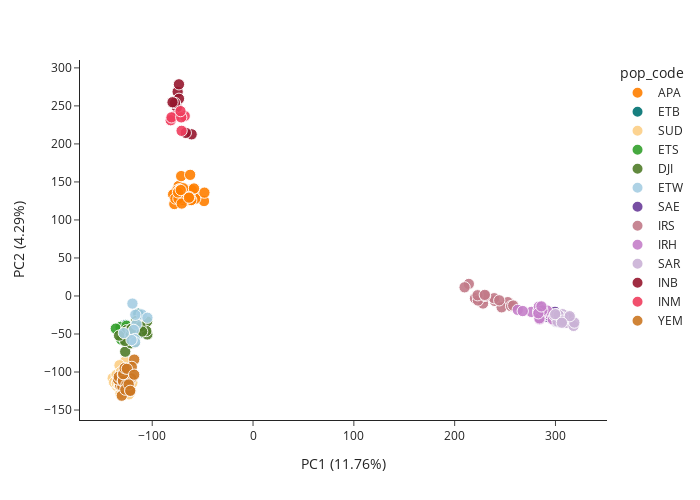

The code cell stored with this chart in its notebook:
### Code cell
model_sub_chrX, var_sub_chrX = run_pca(chrom='CM023250',df_samples = df_samples, results_dir=outdir, analysis_name = '0183173', sample_list=inc_sample_list, n_snps=100_000, min_minor_ac=2)
plot_coords(model_sub_chrX, 'PC1', 'PC2', 
            colour = 'pop_code', 
            palette = pop_code_cols,
            labs = {'PC1' : f'PC1 ({var_sub_chrX[0]*100:.2f}%)',
                    'PC2' : f'PC2 ({var_sub_chrX[1]*100:.2f}%)',
                    'country' : 'Country',
                    'analysis_pop' : 'Population'},)

### Figure 1 — Plotly figure (JSON) as saved in the notebook; plotly's stock layout.template omitted (floating-point values rounded to 4 significant figures; data arrays with more than 128 entries replaced by an {"elided": "..."} marker saying what was removed)
{"data": [{"customdata": {"elided": "43x3 str values"}, "hovertemplate": "<b>%{hovertext}</b><br><br>pop_code=APA<br>PC1 (11.76%)=%{x}<br>PC2 (4.29%)=%{y}<br>size=%{marker.size}<br>sample_id=%{customdata[0]}<br>location=%{customdata[1]}<br>Country=%{customdata[2]}<extra></extra>", "hovertext": ["AfNA1", "AfNA2", "AfNC4", "AfNC7", "AfND7", "AfND8", "AfNE1", "AfNE6", "AfNE7", "AfNF1", "AfNF2", "AfNG1", "AfNG8", "AfNH7", "AfNH8", "AfkB9", "AfkC4", "AfkC5", "AfkE3", "AfkE4", "AfkE5", "AfkF3", "AfkF4", "AfkF7", "AfkH3", "AfkH4", "DAsgPak035", "DAzCPak017", "DAzCPak018", "DAzCPak019", "DLakPak026", "PMJDE2", "PMJDE4", "PMJDF4", "PMJDG2", "PMJDG4", "PMJDH2", "PMJDH3", "QAzCPak030", "QAzCPak062", "QNagPak004", "QNagPak012", "QNagpak028"], "legendgroup": "APA", "marker": {"color": "#ff7f00", "opacity": 0.9, "size": [1, 1, 1, 1, 1, 1, 1, 1, 1, 1, 1, 1, 1, 1, 1, 1, 1, 1, 1, 1, 1, 1, 1, 1, 1, 1, 1, 1, 1, 1, 1, 1, 1, 1, 1, 1, 1, 1, 1, 1, 1, 1, 1], "sizemode": "area", "sizeref": 0.01562, "symbol": "circle"}, "mode": "markers", "name": "APA", "orientation": "v", "showlegend": true, "type": "scatter", "x": [-66.97, -48.62, -62.07, -66.65, -73.86, -75.88, -73.06, -62.45, -64.23, -65.53, -77.09, -57.13, -57.31, -75.5, -72.54, -78.09, -70.23, -61.27, -71.29, -68.4, -62.37, -69.23, -66.52, -68.39, -68.79, -60.6, -71.56, -71.94, -79.24, -69.55, -67.08, -69.36, -77.06, -68.21, -48.23, -73.98, -58.57, -62.84, -70.74, -63.56, -73.82, -74.41, -71.66], "xaxis": "x", "y": [124.9, 124.9, 125.7, 128.7, 144.5, 134.6, 140.4, 125.9, 139.1, 134.0, 135.8, 130.8, 128.0, 138.6, 139.1, 120.9, 135.5, 126.2, 157.7, 136.5, 159.3, 126.9, 129.3, 135.5, 126.8, 139.4, 133.7, 139.7, 133.6, 126.2, 133.9, 141.7, 128.2, 129.2, 135.9, 128.0, 141.4, 129.9, 121.6, 129.3, 138.0, 136.2, 139.3], "yaxis": "y"}, {"customdata": [["Babi_I_01", "Babile", "Ethiopia"], ["Babi_I_03", "Babile", "Ethiopia"], ["Babi_I_04", "Babile", "Ethiopia"], ["Babi_I_08", "Babile", "Ethiopia"], ["Babi_I_09", "Babile", "Ethiopia"], ["Babi_I_11", "Babile", "Ethiopia"], ["Babi_I_15", "Babile", "Ethiopia"], ["Babi_I_16", "Babile", "Ethiopia"]], "hovertemplate": "<b>%{hovertext}</b><br><br>pop_code=ETB<br>PC1 (11.76%)=%{x}<br>PC2 (4.29%)=%{y}<br>size=%{marker.size}<br>sample_id=%{customdata[0]}<br>location=%{customdata[1]}<br>Country=%{customdata[2]}<extra></extra>", "hovertext": ["Babi_I_01", "Babi_I_03", "Babi_I_04", "Babi_I_08", "Babi_I_09", "Babi_I_11", "Babi_I_15", "Babi_I_16"], "legendgroup": "ETB", "marker": {"color": "#007272", "opacity": 0.9, "size": [1, 1, 1, 1, 1, 1, 1, 1], "sizemode": "area", "sizeref": 0.01562, "symbol": "circle"}, "mode": "markers", "name": "ETB", "orientation": "v", "showlegend": true, "type": "scatter", "x": [-124.6, -113.8, -115.3, -128.7, -118.5, -126.3, -118.5, -111.2], "xaxis": "x", "y": [-42.15, -23.4, -39.88, -38.91, -44.74, -38.15, -47.53, -48.46], "yaxis": "y"}, {"customdata": [["C1aSud023", "Wafara", "Sudan"], ["C1aSud025", "Wafara", "Sudan"], ["C1aSud030", "SouthShandi", "Sudan"], ["C1aSud039", "Agaja", "Sudan"], ["C1aSud042", "AlGalaa", "Sudan"], ["C1aSud060", "AlGalaa", "Sudan"], ["C1aSud063", "AlShukria", "Sudan"], ["C1aSud068", "AlShukria", "Sudan"], ["C1aSud090", "Arkaweet", "Sudan"], ["C1aSud115", "Haiya", "Sudan"], ["C1aSud119", "Haiya", "Sudan"], ["C1aSud138", "EastElglabat", "Sudan"], ["C1aSud144", "EastElglabat", "Sudan"], ["C1aSud157", "EastElglabat", "Sudan"], ["C1aSud168", "Arkaweet", "Sudan"], ["C1aSud181", "Agaja", "Sudan"], ["C1aSud185", "PortSudan", "Sudan"], ["C1aSud202", "ElSalamaniaWest", "Sudan"], ["C1aSud207", "ElSalamaniaWest", "Sudan"], ["C1aSud220", "ElSalamaniaWest", "Sudan"], ["C1aSud222", "ElSalamaniaWest", "Sudan"], ["C1aSud231", "ElSalamaniaWest", "Sudan"], ["MuzSud234", "PortSudan", "Sudan"], ["MuzSud244", "PortSudan", "Sudan"], ["Plate1_H10", "ElSalamaniaWest", "Sudan"], ["Plate1_H12", "Haiya", "Sudan"], ["Plate2_A9", "PortSudan", "Sudan"], ["Plate2_B1", "Haiya", "Sudan"], ["Plate2_D8", "PortSudan", "Sudan"], ["Plate2_H9", "ElSalamaniaWest", "Sudan"]], "hovertemplate": "<b>%{hovertext}</b><br><br>pop_code=SUD<br>PC1 (11.76%)=%{x}<br>PC2 (4.29%)=%{y}<br>size=%{marker.size}<br>sample_id=%{customdata[0]}<br>location=%{customdata[1]}<br>Country=%{customdata[2]}<extra></extra>", "hovertext": ["C1aSud023", "C1aSud025", "C1aSud030", "C1aSud039", "C1aSud042", "C1aSud060", "C1aSud063", "C1aSud068", "C1aSud090", "C1aSud115", "C1aSud119", "C1aSud138", "C1aSud144", "C1aSud157", "C1aSud168", "C1aSud181", "C1aSud185", "C1aSud202", "C1aSud207", "C1aSud220", "C1aSud222", "C1aSud231", "MuzSud234", "MuzSud244", "Plate1_H10", "Plate1_H12", "Plate2_A9", "Plate2_B1", "Plate2_D8", "Plate2_H9"], "legendgroup": "SUD", "marker": {"color": "#fccf86", "opacity": 0.9, "size": [1, 1, 1, 1, 1, 1, 1, 1, 1, 1, 1, 1, 1, 1, 1, 1, 1, 1, 1, 1, 1, 1, 1, 1, 1, 1, 1, 1, 1, 1], "sizemode": "area", "sizeref": 0.01562, "symbol": "circle"}, "mode": "markers", "name": "SUD", "orientation": "v", "showlegend": true, "type": "scatter", "x": [-122.0, -126.2, -135.5, -138.3, -127.0, -132.5, -136.2, -135.3, -139.2, -128.0, -135.4, -126.1, -137.8, -121.8, -131.9, -133.4, -119.7, -125.5, -123.8, -126.2, -127.7, -119.7, -131.4, -123.1, -134.0, -130.3, -135.1, -132.6, -130.2, -131.0], "xaxis": "x", "y": [-115.9, -114.6, -113.1, -112.7, -86.19, -91.12, -116.0, -118.1, -108.1, -121.6, -103.7, -113.8, -113.7, -109.7, -109.2, -110.6, -114.3, -120.2, -125.2, -107.3, -111.4, -104.9, -128.2, -129.4, -113.6, -120.8, -114.7, -118.1, -112.5, -99.78], "yaxis": "y"}, {"customdata": [["Dana_I_04", "Danan", "Ethiopia"], ["Dana_I_12", "Danan", "Ethiopia"], ["Dana_I_13", "Danan", "Ethiopia"], ["Dana_I_17", "Danan", "Ethiopia"], ["Dana_I_18", "Danan", "Ethiopia"], ["Dana_I_27", "Danan", "Ethiopia"], ["Kebr_I_03", "KebriDehar", "Ethiopia"], ["Kebr_I_04", "KebriDehar", "Ethiopia"], ["Kebr_I_07", "KebriDehar", "Ethiopia"], ["Kebr_I_14", "KebriDehar", "Ethiopia"], ["Kebr_I_15", "KebriDehar", "Ethiopia"], ["Kebr_I_18", "KebriDehar", "Ethiopia"]], "hovertemplate": "<b>%{hovertext}</b><br><br>pop_code=ETS<br>PC1 (11.76%)=%{x}<br>PC2 (4.29%)=%{y}<br>size=%{marker.size}<br>sample_id=%{customdata[0]}<br>location=%{customdata[1]}<br>Country=%{customdata[2]}<extra></extra>", "hovertext": ["Dana_I_04", "Dana_I_12", "Dana_I_13", "Dana_I_17", "Dana_I_18", "Dana_I_27", "Kebr_I_03", "Kebr_I_04", "Kebr_I_07", "Kebr_I_14", "Kebr_I_15", "Kebr_I_18"], "legendgroup": "ETS", "marker": {"color": "#33a02c", "opacity": 0.9, "size": [1, 1, 1, 1, 1, 1, 1, 1, 1, 1, 1, 1], "sizemode": "area", "sizeref": 0.01562, "symbol": "circle"}, "mode": "markers", "name": "ETS", "orientation": "v", "showlegend": true, "type": "scatter", "x": [-130.6, -114.7, -130.6, -125.6, -119.2, -131.5, -126.6, -113.8, -117.0, -136.1, -125.4, -125.5], "xaxis": "x", "y": [-42.81, -39.13, -57.34, -41.15, -42.98, -40.83, -49.13, -37.67, -55.82, -42.92, -42.08, -39.17], "yaxis": "y"}, {"customdata": [["Djib_F_01", "DjiboutiCity", "Djibouti"], ["Djib_F_03", "DjiboutiCity", "Djibouti"], ["Djib_F_04", "DjiboutiCity", "Djibouti"], ["Djib_F_05", "DjiboutiCity", "Djibouti"], ["Djib_F_06", "DjiboutiCity", "Djibouti"], ["Djib_F_07", "DjiboutiCity", "Djibouti"], ["Djib_F_08", "DjiboutiCity", "Djibouti"], ["Djib_F_10", "DjiboutiCity", "Djibouti"], ["Djib_F_11", "DjiboutiCity", "Djibouti"], ["Djib_F_12", "DjiboutiCity", "Djibouti"], ["Djib_F_13", "DjiboutiCity", "Djibouti"], ["Djib_F_15", "DjiboutiCity", "Djibouti"], ["Djib_F_16", "DjiboutiCity", "Djibouti"], ["Djib_F_17", "DjiboutiCity", "Djibouti"], ["Djib_F_19", "DjiboutiCity", "Djibouti"], ["Djib_F_21", "DjiboutiCity", "Djibouti"], ["Djib_F_22", "DjiboutiCity", "Djibouti"], ["Djib_F_24", "DjiboutiCity", "Djibouti"], ["Djib_F_26", "DjiboutiCity", "Djibouti"], ["Djib_F_27", "DjiboutiCity", "Djibouti"], ["Djib_F_28", "DjiboutiCity", "Djibouti"], ["Djib_F_29", "DjiboutiCity", "Djibouti"]], "hovertemplate": "<b>%{hovertext}</b><br><br>pop_code=DJI<br>PC1 (11.76%)=%{x}<br>PC2 (4.29%)=%{y}<br>size=%{marker.size}<br>sample_id=%{customdata[0]}<br>location=%{customdata[1]}<br>Country=%{customdata[2]}<extra></extra>", "hovertext": ["Djib_F_01", "Djib_F_03", "Djib_F_04", "Djib_F_05", "Djib_F_06", "Djib_F_07", "Djib_F_08", "Djib_F_10", "Djib_F_11", "Djib_F_12", "Djib_F_13", "Djib_F_15", "Djib_F_16", "Djib_F_17", "Djib_F_19", "Djib_F_21", "Djib_F_22", "Djib_F_24", "Djib_F_26", "Djib_F_27", "Djib_F_28", "Djib_F_29"], "legendgroup": "DJI", "marker": {"color": "#507d2a", "opacity": 0.9, "size": [1, 1, 1, 1, 1, 1, 1, 1, 1, 1, 1, 1, 1, 1, 1, 1, 1, 1, 1, 1, 1, 1], "sizemode": "area", "sizeref": 0.01562, "symbol": "circle"}, "mode": "markers", "name": "DJI", "orientation": "v", "showlegend": true, "type": "scatter", "x": [-105.2, -126.8, -104.9, -115.2, -122.9, -125.6, -105.9, -119.1, -116.0, -116.6, -125.5, -121.0, -126.9, -113.5, -115.4, -121.4, -132.9, -121.1, -120.6, -111.6, -117.2, -110.0], "xaxis": "x", "y": [-33.57, -73.28, -50.58, -38.67, -56.3, -53.94, -46.07, -61.65, -33.04, -43.8, -44.96, -62.26, -59.15, -39.94, -36.49, -44.08, -52.13, -50.93, -43.22, -40.2, -60.37, -46.82], "yaxis": "y"}, {"customdata": [["Dubt_I_07", "Dubti", "Ethiopia"], ["Dubt_I_12", "Dubti", "Ethiopia"], ["Dubt_I_19", "Dubti", "Ethiopia"], ["Dubt_I_27", "Dubti", "Ethiopia"], ["Jiga_I_05", "Jiga", "Ethiopia"], ["Modj_A_07", "Modjo", "Ethiopia"], ["Modj_A_25", "Modjo", "Ethiopia"], ["Modj_A_31", "Modjo", "Ethiopia"], ["Modj_I_08", "Modjo", "Ethiopia"], ["Modj_I_29", "Modjo", "Ethiopia"]], "hovertemplate": "<b>%{hovertext}</b><br><br>pop_code=ETW<br>PC1 (11.76%)=%{x}<br>PC2 (4.29%)=%{y}<br>size=%{marker.size}<br>sample_id=%{customdata[0]}<br>location=%{customdata[1]}<br>Country=%{customdata[2]}<extra></extra>", "hovertext": ["Dubt_I_07", "Dubt_I_12", "Dubt_I_19", "Dubt_I_27", "Jiga_I_05", "Modj_A_07", "Modj_A_25", "Modj_A_31", "Modj_I_08", "Modj_I_29"], "legendgroup": "ETW", "marker": {"color": "#a6cee3", "opacity": 0.9, "size": [1, 1, 1, 1, 1, 1, 1, 1, 1, 1], "sizemode": "area", "sizeref": 0.01562, "symbol": "circle"}, "mode": "markers", "name": "ETW", "orientation": "v", "showlegend": true, "type": "scatter", "x": [-115.6, -118.2, -110.3, -117.3, -104.8, -116.8, -119.6, -117.0, -120.5, -128.1], "xaxis": "x", "y": [-37.27, -44.67, -24.34, -56.67, -28.63, -24.75, -9.989, -60.96, -57.98, -48.79], "yaxis": "y"}, {"customdata": [["E10", "AlHofuf", "SaudiArabia"], ["E12", "AlHofuf", "SaudiArabia"], ["E20", "AlHofuf", "SaudiArabia"], ["E23", "AlHofuf", "SaudiArabia"], ["E24", "AlHofuf", "SaudiArabia"], ["E27", "AlHofuf", "SaudiArabia"], ["E29", "AlHofuf", "SaudiArabia"], ["E33", "AlHofuf", "SaudiArabia"], ["E34", "AlHofuf", "SaudiArabia"], ["E39", "AlHofuf", "SaudiArabia"], ["E41", "AlHofuf", "SaudiArabia"], ["E46", "AlHofuf", "SaudiArabia"], ["E47", "AlHofuf", "SaudiArabia"], ["E8", "AlHofuf", "SaudiArabia"]], "hovertemplate": "<b>%{hovertext}</b><br><br>pop_code=SAE<br>PC1 (11.76%)=%{x}<br>PC2 (4.29%)=%{y}<br>size=%{marker.size}<br>sample_id=%{customdata[0]}<br>location=%{customdata[1]}<br>Country=%{customdata[2]}<extra></extra>", "hovertext": ["E10", "E12", "E20", "E23", "E24", "E27", "E29", "E33", "E34", "E39", "E41", "E46", "E47", "E8"], "legendgroup": "SAE", "marker": {"color": "#6a3d9a", "opacity": 0.9, "size": [1, 1, 1, 1, 1, 1, 1, 1, 1, 1, 1, 1, 1, 1], "sizemode": "area", "sizeref": 0.01562, "symbol": "circle"}, "mode": "markers", "name": "SAE", "orientation": "v", "showlegend": true, "type": "scatter", "x": [300.5, 306.8, 300.6, 303.1, 300.9, 292.7, 293.6, 291.8, 302.2, 299.5, 301.5, 310.9, 293.9, 299.0], "xaxis": "x", "y": [-25.63, -29.37, -34.02, -34.37, -33.35, -27.85, -24.04, -24.95, -32.02, -20.81, -24.59, -28.34, -26.33, -28.26], "yaxis": "y"}, {"customdata": [["I2_43_4", "Chabahar", "Iran"], ["I2_43_6", "Chabahar", "Iran"], ["I2_44_1", "Chabahar", "Iran"], ["I2_48_4", "Chabahar", "Iran"], ["I3_57_2", "Saravan", "Iran"], ["I3_58_2", "Saravan", "Iran"], ["I3_58_3", "Saravan", "Iran"], ["I3_58_5", "Saravan", "Iran"], ["I3_59_3", "Saravan", "Iran"], ["I3_60_2", "Saravan", "Iran"], ["I3_60_3", "Saravan", "Iran"], ["I3_61_3", "Saravan", "Iran"], ["I3_62_3", "Saravan", "Iran"], ["I3_64_1", "Saravan", "Iran"], ["I3_64_3", "Saravan", "Iran"], ["I3_64_5", "Saravan", "Iran"]], "hovertemplate": "<b>%{hovertext}</b><br><br>pop_code=IRS<br>PC1 (11.76%)=%{x}<br>PC2 (4.29%)=%{y}<br>size=%{marker.size}<br>sample_id=%{customdata[0]}<br>location=%{customdata[1]}<br>Country=%{customdata[2]}<extra></extra>", "hovertext": ["I2_43_4", "I2_43_6", "I2_44_1", "I2_48_4", "I3_57_2", "I3_58_2", "I3_58_3", "I3_58_5", "I3_59_3", "I3_60_2", "I3_60_3", "I3_61_3", "I3_62_3", "I3_64_1", "I3_64_3", "I3_64_5"], "legendgroup": "IRS", "marker": {"color": "#c27a88", "opacity": 0.9, "size": [1, 1, 1, 1, 1, 1, 1, 1, 1, 1, 1, 1, 1, 1, 1, 1], "sizemode": "area", "sizeref": 0.01562, "symbol": "circle"}, "mode": "markers", "name": "IRS", "orientation": "v", "showlegend": true, "type": "scatter", "x": [228.9, 239.9, 252.8, 228.1, 246.6, 255.9, 220.2, 214.1, 209.8, 239.1, 223.1, 230.2, 222.7, 258.1, 229.9, 244.2], "xaxis": "x", "y": [-3.768, -6.499, -8.133, -9.923, -14.92, -13.42, -3.064, 15.84, 11.39, -2.958, -5.94, 0.1026, 0.9308, -12.56, 1.484, -5.713], "yaxis": "y"}, {"customdata": [["I4_68_2", "Bandar Abbas", "Iran"], ["I4_68_3", "Bandar Abbas", "Iran"], ["I4_68_4", "Bandar Abbas", "Iran"], ["I4_69_1", "Bandar Abbas", "Iran"], ["I4_69_10", "Bandar Abbas", "Iran"], ["I4_69_7", "Bandar Abbas", "Iran"], ["I4_69_9", "Bandar Abbas", "Iran"], ["I4_70_11", "Bandar Abbas", "Iran"], ["I4_70_3", "Bandar Abbas", "Iran"], ["I4_70_4", "Bandar Abbas", "Iran"], ["I4_70_9", "Bandar Abbas", "Iran"], ["I4_71_1", "Bandar Abbas", "Iran"], ["I4_71_2", "Bandar Abbas", "Iran"], ["I4_71_5", "Bandar Abbas", "Iran"]], "hovertemplate": "<b>%{hovertext}</b><br><br>pop_code=IRH<br>PC1 (11.76%)=%{x}<br>PC2 (4.29%)=%{y}<br>size=%{marker.size}<br>sample_id=%{customdata[0]}<br>location=%{customdata[1]}<br>Country=%{customdata[2]}<extra></extra>", "hovertext": ["I4_68_2", "I4_68_3", "I4_68_4", "I4_69_1", "I4_69_10", "I4_69_7", "I4_69_9", "I4_70_11", "I4_70_3", "I4_70_4", "I4_70_9", "I4_71_1", "I4_71_2", "I4_71_5"], "legendgroup": "IRH", "marker": {"color": "#c57fc9", "opacity": 0.9, "size": [1, 1, 1, 1, 1, 1, 1, 1, 1, 1, 1, 1, 1, 1], "sizemode": "area", "sizeref": 0.01562, "symbol": "circle"}, "mode": "markers", "name": "IRH", "orientation": "v", "showlegend": true, "type": "scatter", "x": [276.1, 282.8, 284.3, 294.5, 291.6, 262.5, 283.5, 285.9, 267.5, 284.1, 287.0, 297.3, 283.0, 286.0], "xaxis": "x", "y": [-20.96, -20.25, -30.75, -23.92, -19.08, -18.22, -13.99, -22.16, -19.85, -29.52, -18.99, -30.86, -22.77, -13.72], "yaxis": "y"}, {"customdata": [["R1", "Riyadh", "SaudiArabia"], ["R16", "Riyadh", "SaudiArabia"], ["R17", "Riyadh", "SaudiArabia"], ["R17B", "Riyadh", "SaudiArabia"], ["R17E", "Riyadh", "SaudiArabia"], ["R17F", "Riyadh", "SaudiArabia"], ["R1C", "Riyadh", "SaudiArabia"], ["R1E", "Riyadh", "SaudiArabia"], ["R20", "Riyadh", "SaudiArabia"], ["R20B", "Riyadh", "SaudiArabia"], ["R21", "Riyadh", "SaudiArabia"], ["R22", "Riyadh", "SaudiArabia"], ["R3", "Riyadh", "SaudiArabia"], ["R3D", "Riyadh", "SaudiArabia"], ["R4", "Riyadh", "SaudiArabia"], ["R5", "Riyadh", "SaudiArabia"]], "hovertemplate": "<b>%{hovertext}</b><br><br>pop_code=SAR<br>PC1 (11.76%)=%{x}<br>PC2 (4.29%)=%{y}<br>size=%{marker.size}<br>sample_id=%{customdata[0]}<br>location=%{customdata[1]}<br>Country=%{customdata[2]}<extra></extra>", "hovertext": ["R1", "R16", "R17", "R17B", "R17E", "R17F", "R1C", "R1E", "R20", "R20B", "R21", "R22", "R3", "R3D", "R4", "R5"], "legendgroup": "SAR", "marker": {"color": "#cab2d6", "opacity": 0.9, "size": [1, 1, 1, 1, 1, 1, 1, 1, 1, 1, 1, 1, 1, 1, 1, 1], "sizemode": "area", "sizeref": 0.01562, "symbol": "circle"}, "mode": "markers", "name": "SAR", "orientation": "v", "showlegend": true, "type": "scatter", "x": [307.6, 309.5, 298.9, 310.4, 301.5, 307.1, 302.0, 313.4, 307.4, 317.9, 303.1, 307.2, 299.7, 318.7, 314.1, 306.3], "xaxis": "x", "y": [-32.29, -35.25, -25.83, -35.51, -24.15, -24.02, -33.54, -28.52, -28.21, -39.35, -25.26, -32.46, -23.94, -35.0, -26.64, -35.16], "yaxis": "y"}, {"customdata": [["SRR15257906", "Bangalore", "India"], ["SRR15257908", "Bangalore", "India"], ["SRR15257909", "Bangalore", "India"], ["SRR15257910", "Bangalore", "India"], ["SRR15257912", "Bangalore", "India"], ["SRR15257913", "Bangalore", "India"], ["SRR15257914", "Bangalore", "India"], ["SRR15257915", "Bangalore", "India"]], "hovertemplate": "<b>%{hovertext}</b><br><br>pop_code=INB<br>PC1 (11.76%)=%{x}<br>PC2 (4.29%)=%{y}<br>size=%{marker.size}<br>sample_id=%{customdata[0]}<br>location=%{customdata[1]}<br>Country=%{customdata[2]}<extra></extra>", "hovertext": ["SRR15257906", "SRR15257908", "SRR15257909", "SRR15257910", "SRR15257912", "SRR15257913", "SRR15257914", "SRR15257915"], "legendgroup": "INB", "marker": {"color": "#96172e", "opacity": 0.9, "size": [1, 1, 1, 1, 1, 1, 1, 1], "sizemode": "area", "sizeref": 0.01562, "symbol": "circle"}, "mode": "markers", "name": "INB", "orientation": "v", "showlegend": true, "type": "scatter", "x": [-74.8, -73.48, -73.47, -75.54, -77.43, -79.85, -60.9, -66.67], "xaxis": "x", "y": [268.5, 278.4, 259.4, 248.3, 253.8, 254.8, 212.6, 214.5], "yaxis": "y"}, {"customdata": [["SRR15293886", "Mangalore", "India"], ["SRR15293887", "Mangalore", "India"], ["SRR15293888", "Mangalore", "India"], ["SRR15293889", "Mangalore", "India"], ["SRR15293892", "Mangalore", "India"], ["SRR15293893", "Mangalore", "India"], ["SRR15293894", "Mangalore", "India"]], "hovertemplate": "<b>%{hovertext}</b><br><br>pop_code=INM<br>PC1 (11.76%)=%{x}<br>PC2 (4.29%)=%{y}<br>size=%{marker.size}<br>sample_id=%{customdata[0]}<br>location=%{customdata[1]}<br>Country=%{customdata[2]}<extra></extra>", "hovertext": ["SRR15293886", "SRR15293887", "SRR15293888", "SRR15293889", "SRR15293892", "SRR15293893", "SRR15293894"], "legendgroup": "INM", "marker": {"color": "#f03e5e", "opacity": 0.9, "size": [1, 1, 1, 1, 1, 1, 1], "sizemode": "area", "sizeref": 0.01562, "symbol": "circle"}, "mode": "markers", "name": "INM", "orientation": "v", "showlegend": true, "type": "scatter", "x": [-77.82, -81.67, -80.88, -67.75, -71.22, -71.94, -70.87], "xaxis": "x", "y": [236.2, 231.2, 234.9, 236.8, 234.9, 243.1, 217.2], "yaxis": "y"}, {"customdata": [["Yem001", "AdenCity", "Yemen"], ["Yem002", "AdenCity", "Yemen"], ["Yem006", "AdenCity", "Yemen"], ["Yem008", "AdenCity", "Yemen"], ["Yem011", "AdenCity", "Yemen"], ["Yem012", "AdenCity", "Yemen"], ["Yeme_A_01", "AdenCity", "Yemen"], ["Yeme_A_02", "AdenCity", "Yemen"], ["Yeme_A_03", "AdenCity", "Yemen"], ["Yeme_A_04", "AdenCity", "Yemen"], ["Yeme_A_05", "AdenCity", "Yemen"], ["Yeme_A_06", "AdenCity", "Yemen"], ["Yeme_A_08", "AdenCity", "Yemen"], ["Yeme_A_09", "AdenCity", "Yemen"], ["Yeme_A_10", "AdenCity", "Yemen"], ["Yeme_A_11", "AdenCity", "Yemen"], ["Yeme_A_12", "AdenCity", "Yemen"], ["Yeme_A_13", "AdenCity", "Yemen"], ["Yeme_A_14", "AdenCity", "Yemen"], ["Yeme_A_15", "AdenCity", "Yemen"], ["Yeme_A_17", "AdenCity", "Yemen"], ["Yeme_A_19", "AdenCity", "Yemen"]], "hovertemplate": "<b>%{hovertext}</b><br><br>pop_code=YEM<br>PC1 (11.76%)=%{x}<br>PC2 (4.29%)=%{y}<br>size=%{marker.size}<br>sample_id=%{customdata[0]}<br>location=%{customdata[1]}<br>Country=%{customdata[2]}<extra></extra>", "hovertext": ["Yem001", "Yem002", "Yem006", "Yem008", "Yem011", "Yem012", "Yeme_A_01", "Yeme_A_02", "Yeme_A_03", "Yeme_A_04", "Yeme_A_05", "Yeme_A_06", "Yeme_A_08", "Yeme_A_09", "Yeme_A_10", "Yeme_A_11", "Yeme_A_12", "Yeme_A_13", "Yeme_A_14", "Yeme_A_15", "Yeme_A_17", "Yeme_A_19"], "legendgroup": "YEM", "marker": {"color": "#CC7722", "opacity": 0.9, "size": [1, 1, 1, 1, 1, 1, 1, 1, 1, 1, 1, 1, 1, 1, 1, 1, 1, 1, 1, 1, 1, 1], "sizemode": "area", "sizeref": 0.01562, "symbol": "circle"}, "mode": "markers", "name": "YEM", "orientation": "v", "showlegend": true, "type": "scatter", "x": [-122.0, -131.9, -129.7, -120.7, -117.9, -133.9, -133.2, -123.4, -129.3, -129.2, -129.1, -120.3, -130.2, -128.8, -125.6, -127.4, -125.1, -126.7, -121.4, -117.9, -123.4, -121.8], "xaxis": "x", "y": [-111.7, -117.1, -118.5, -108.3, -83.7, -109.9, -106.2, -111.8, -112.3, -103.7, -111.6, -93.27, -131.1, -102.8, -116.9, -94.91, -95.77, -123.2, -124.8, -103.5, -116.4, -124.7], "yaxis": "y"}], "layout": {"height": 500, "legend": {"itemsizing": "constant", "title": {"text": "pop_code"}, "tracegroupgap": 0}, "margin": {"t": 60}, "width": 700, "xaxis": {"anchor": "y", "domain": [0, 1], "title": {"text": "PC1 (11.76%)"}}, "yaxis": {"anchor": "x", "domain": [0, 1], "title": {"text": "PC2 (4.29%)"}}}}
